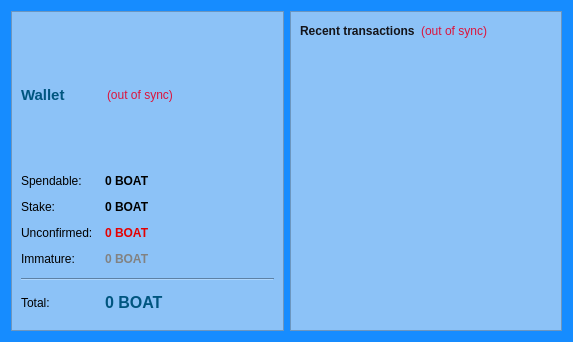
<?xml version="1.0" encoding="UTF-8"?>
<ui version="4.0">
 <class>OverviewPage</class>
 <widget class="QWidget" name="OverviewPage">
  <property name="geometry">
   <rect>
    <x>0</x>
    <y>0</y>
    <width>573</width>
    <height>342</height>
   </rect>
  </property>
  <property name="windowTitle">
   <string>Form</string>
  </property>
  <property name="autoFillBackground">
   <bool>true</bool>
  </property>
  <property name="styleSheet">
   <string notr="true">background-color: rgb(22, 140, 255);</string>
  </property>
  <layout class="QHBoxLayout" name="horizontalLayout" stretch="1,1">
   <item>
    <layout class="QVBoxLayout" name="verticalLayout_2">
     <item>
      <widget class="QFrame" name="frame">
       <property name="styleSheet">
        <string notr="true">background-color: rgb(140, 194, 247);</string>
       </property>
       <property name="frameShape">
        <enum>QFrame::StyledPanel</enum>
       </property>
       <property name="frameShadow">
        <enum>QFrame::Raised</enum>
       </property>
       <layout class="QVBoxLayout" name="verticalLayout_4">
        <item>
         <layout class="QHBoxLayout" name="horizontalLayout_4">
          <item>
           <widget class="QLabel" name="label_5">
            <property name="font">
             <font>
              <pointsize>11</pointsize>
              <weight>75</weight>
              <bold>true</bold>
             </font>
            </property>
            <property name="styleSheet">
             <string notr="true">color: rgb(0, 85, 127);</string>
            </property>
            <property name="text">
             <string>Wallet</string>
            </property>
           </widget>
          </item>
          <item>
           <widget class="QLabel" name="labelWalletStatus">
            <property name="toolTip">
             <string>The displayed information may be out of date. Your wallet automatically synchronizes with the Doubloon network after a connection is established, but this process has not completed yet.</string>
            </property>
            <property name="styleSheet">
             <string notr="true">QLabel { color: #DC143C; }</string>
            </property>
            <property name="text">
             <string notr="true">(out of sync)</string>
            </property>
            <property name="alignment">
             <set>Qt::AlignLeading|Qt::AlignLeft|Qt::AlignVCenter</set>
            </property>
           </widget>
          </item>
          <item>
           <widget class="QLabel" name="label_7">
            <property name="text">
             <string/>
            </property>
            <property name="pixmap">
             <pixmap>../../../../Users/dan/Desktop/128.png</pixmap>
            </property>
           </widget>
          </item>
         </layout>
        </item>
        <item>
         <layout class="QFormLayout" name="formLayout_2">
          <property name="fieldGrowthPolicy">
           <enum>QFormLayout::AllNonFixedFieldsGrow</enum>
          </property>
          <property name="horizontalSpacing">
           <number>12</number>
          </property>
          <property name="verticalSpacing">
           <number>12</number>
          </property>
          <item row="0" column="0">
           <widget class="QLabel" name="label">
            <property name="text">
             <string>Spendable:</string>
            </property>
           </widget>
          </item>
          <item row="0" column="1">
           <widget class="QLabel" name="labelBalance">
            <property name="font">
             <font>
              <weight>75</weight>
              <bold>true</bold>
             </font>
            </property>
            <property name="cursor">
             <cursorShape>IBeamCursor</cursorShape>
            </property>
            <property name="toolTip">
             <string>Your current spendable balance</string>
            </property>
            <property name="styleSheet">
             <string notr="true"/>
            </property>
            <property name="text">
             <string notr="true">0 BOAT</string>
            </property>
            <property name="textInteractionFlags">
             <set>Qt::LinksAccessibleByMouse|Qt::TextSelectableByKeyboard|Qt::TextSelectableByMouse</set>
            </property>
           </widget>
          </item>
          <item row="1" column="0">
           <widget class="QLabel" name="label_6">
            <property name="text">
             <string>Stake:</string>
            </property>
           </widget>
          </item>
          <item row="1" column="1">
           <widget class="QLabel" name="labelStake">
            <property name="font">
             <font>
              <weight>75</weight>
              <bold>true</bold>
             </font>
            </property>
            <property name="cursor">
             <cursorShape>IBeamCursor</cursorShape>
            </property>
            <property name="toolTip">
             <string>Total of coins that was staked, and do not yet count toward the current balance</string>
            </property>
            <property name="styleSheet">
             <string notr="true"/>
            </property>
            <property name="text">
             <string notr="true">0 BOAT</string>
            </property>
            <property name="textInteractionFlags">
             <set>Qt::LinksAccessibleByMouse|Qt::TextSelectableByKeyboard|Qt::TextSelectableByMouse</set>
            </property>
           </widget>
          </item>
          <item row="2" column="0">
           <widget class="QLabel" name="label_3">
            <property name="text">
             <string>Unconfirmed:</string>
            </property>
           </widget>
          </item>
          <item row="2" column="1">
           <widget class="QLabel" name="labelUnconfirmed">
            <property name="font">
             <font>
              <weight>75</weight>
              <bold>true</bold>
             </font>
            </property>
            <property name="cursor">
             <cursorShape>IBeamCursor</cursorShape>
            </property>
            <property name="toolTip">
             <string>Total of transactions that have yet to be confirmed, and do not yet count toward the current balance</string>
            </property>
            <property name="styleSheet">
             <string notr="true">color: rgb(229, 0, 0);
</string>
            </property>
            <property name="text">
             <string notr="true">0 BOAT</string>
            </property>
            <property name="textInteractionFlags">
             <set>Qt::LinksAccessibleByMouse|Qt::TextSelectableByKeyboard|Qt::TextSelectableByMouse</set>
            </property>
           </widget>
          </item>
          <item row="3" column="0">
           <widget class="QLabel" name="labelImmatureText">
            <property name="text">
             <string>Immature:</string>
            </property>
           </widget>
          </item>
          <item row="3" column="1">
           <widget class="QLabel" name="labelImmature">
            <property name="font">
             <font>
              <weight>75</weight>
              <bold>true</bold>
             </font>
            </property>
            <property name="toolTip">
             <string>Mined balance that has not yet matured</string>
            </property>
            <property name="styleSheet">
             <string notr="true">color: rgb(130, 130, 130);</string>
            </property>
            <property name="text">
             <string notr="true">0 BOAT</string>
            </property>
            <property name="textInteractionFlags">
             <set>Qt::LinksAccessibleByMouse|Qt::TextSelectableByKeyboard|Qt::TextSelectableByMouse</set>
            </property>
           </widget>
          </item>
          <item row="4" column="0" colspan="2">
           <widget class="Line" name="line">
            <property name="orientation">
             <enum>Qt::Horizontal</enum>
            </property>
           </widget>
          </item>
          <item row="5" column="0">
           <widget class="QLabel" name="labelTotalText">
            <property name="text">
             <string>Total:</string>
            </property>
           </widget>
          </item>
          <item row="5" column="1">
           <widget class="QLabel" name="labelTotal">
            <property name="font">
             <font>
              <pointsize>12</pointsize>
              <weight>75</weight>
              <bold>true</bold>
              <stylestrategy>PreferAntialias</stylestrategy>
             </font>
            </property>
            <property name="cursor">
             <cursorShape>IBeamCursor</cursorShape>
            </property>
            <property name="toolTip">
             <string>Your current total balance</string>
            </property>
            <property name="styleSheet">
             <string notr="true">color: rgb(0, 85, 127);</string>
            </property>
            <property name="text">
             <string notr="true">0 BOAT</string>
            </property>
            <property name="textInteractionFlags">
             <set>Qt::LinksAccessibleByMouse|Qt::TextSelectableByKeyboard|Qt::TextSelectableByMouse</set>
            </property>
           </widget>
          </item>
         </layout>
        </item>
       </layout>
      </widget>
     </item>
    </layout>
   </item>
   <item>
    <layout class="QVBoxLayout" name="verticalLayout_3">
     <item>
      <widget class="QFrame" name="frame_2">
       <property name="styleSheet">
        <string notr="true">background-color: rgb(140, 194, 247);</string>
       </property>
       <property name="frameShape">
        <enum>QFrame::StyledPanel</enum>
       </property>
       <property name="frameShadow">
        <enum>QFrame::Raised</enum>
       </property>
       <layout class="QVBoxLayout" name="verticalLayout">
        <item>
         <layout class="QHBoxLayout" name="horizontalLayout_2">
          <item>
           <widget class="QLabel" name="label_4">
            <property name="styleSheet">
             <string notr="true">color: rgb(20, 20, 25);</string>
            </property>
            <property name="text">
             <string>&lt;b&gt;Recent transactions&lt;/b&gt;</string>
            </property>
           </widget>
          </item>
          <item>
           <widget class="QLabel" name="labelTransactionsStatus">
            <property name="toolTip">
             <string>The displayed information may be out of date. Your wallet automatically synchronizes with the Doubloon network after a connection is established, but this process has not completed yet.</string>
            </property>
            <property name="styleSheet">
             <string notr="true">QLabel { color: #DC143C; }</string>
            </property>
            <property name="text">
             <string notr="true">(out of sync)</string>
            </property>
            <property name="alignment">
             <set>Qt::AlignRight|Qt::AlignTrailing|Qt::AlignVCenter</set>
            </property>
           </widget>
          </item>
          <item>
           <spacer name="horizontalSpacer">
            <property name="orientation">
             <enum>Qt::Horizontal</enum>
            </property>
            <property name="sizeHint" stdset="0">
             <size>
              <width>40</width>
              <height>20</height>
             </size>
            </property>
           </spacer>
          </item>
         </layout>
        </item>
        <item>
         <widget class="QListView" name="listTransactions">
          <property name="styleSheet">
           <string notr="true">QListView { background: transparent; }</string>
          </property>
          <property name="frameShape">
           <enum>QFrame::NoFrame</enum>
          </property>
          <property name="verticalScrollBarPolicy">
           <enum>Qt::ScrollBarAlwaysOff</enum>
          </property>
          <property name="horizontalScrollBarPolicy">
           <enum>Qt::ScrollBarAlwaysOff</enum>
          </property>
          <property name="selectionMode">
           <enum>QAbstractItemView::NoSelection</enum>
          </property>
         </widget>
        </item>
       </layout>
      </widget>
     </item>
    </layout>
   </item>
  </layout>
 </widget>
 <resources/>
 <connections/>
</ui>
